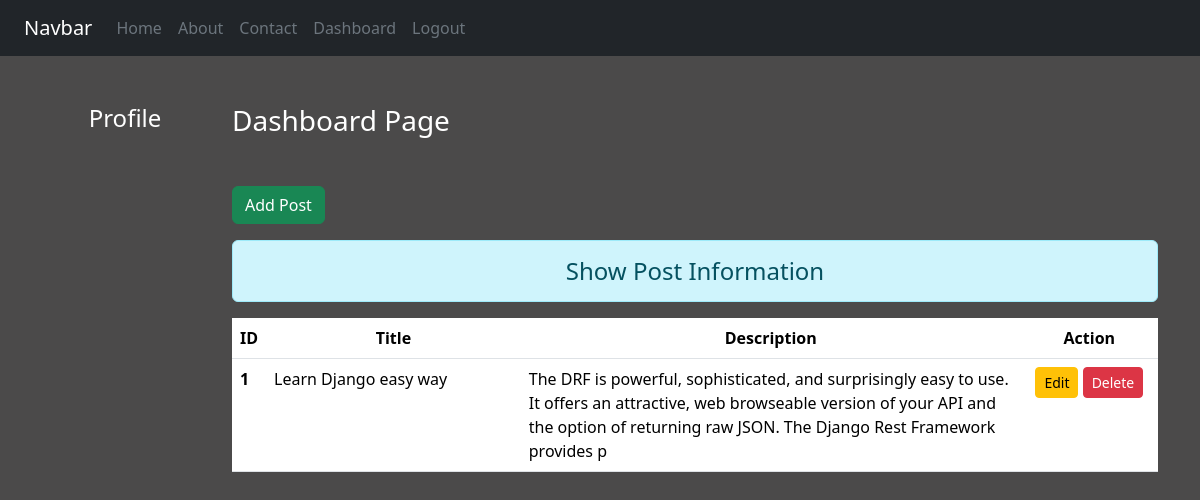
Before: /dashboard/ (signed in) with the older database file.
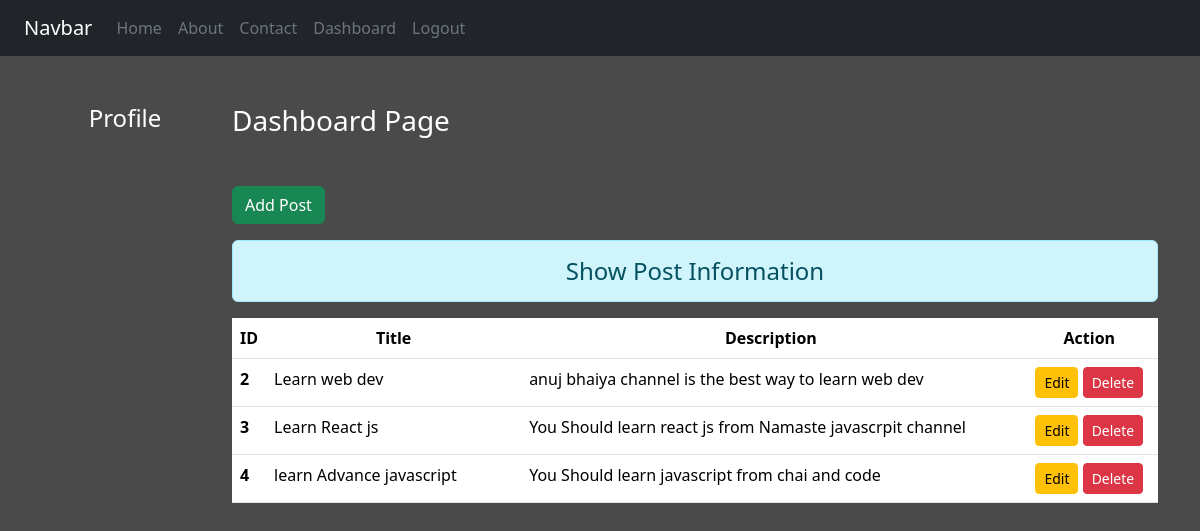
After: the same page with the newer database file.
### blog/models.py (models this page shows)
class Post(models.Model):
    title = models.CharField(max_length=50)
    desc = models.TextField(max_length=200)

### blog/views.py (the view)
# urls.py: path("dashboard/", views.dashboard, name="dashboard"),
def dashboard(request):
    if request.user.is_authenticated:
        posts = Post.objects.all()
        user = request.user
        full_name = user.get_full_name()
        gps = user.groups.all()
        return render(request, 'blog/dashboard.html' , {'posts':posts, 'full_name':full_name, 'gps':gps} )
    else:
        return HttpResponseRedirect('/login/')

### blog/templates/blog/dashboard.html (shortened to what this page needs)
{% extends 'blog/base.html' %} {% load static %}
{% block side %}
<div class="col-sm-2 text-white text-center ">
  <h4 class="my-5 " >Profile</h4>
</div>
{% endblock side  %}
{% block content %}
  <div class="col-sm-10">
    <h3 class="text-white my-5" >Dashboard Page</h3>
    <a href="{% url  'addpost' %}" class="btn btn-success" >Add Post</a>
    <h4 class="text-center alert alert-info mt-3" >Show Post Information</h4>
    {% if posts %}
      <table class="table table-hover bg-white" >
        <thead>
          <tr class="text-center" >
            <th scope="col" style="width:2%"  >ID</th>
            <th scope="col" style="width:28%"  >Title</th>
            <th scope="col" style="width:55%"  >Description</th>
            <th scope="col" style="width:15%"  >Action</th>
          </tr>
        </thead>
        <tbody>
          {% for post in posts %}
            <tr>
              <th scope="row" > {{post.id}}</th>
              <td> {{post.title}} </td>
              <td> {{post.desc}} </td>
              <td class="text-center" >
                <a href="{% url  'updatepost' post.id %}" class="btn btn-warning btn-sm" >Edit</a>
                {% if perms.blog.delete_post %}
                  <form action="{% url 'deletepost' post.id %}" method="post" class="d-inline" >
                    <input type="submit" value="Delete" class="btn btn-danger btn-sm" >
                  </form>
                {%  endif %}
              </td>
            </tr>
          {% endfor %}
        </tbody>
      </table>
    {% else %}
      <h4 class="text-center alert alert-warning" >No Record</h4>
    {% endif  %}
  </div>
{% endblock  %}

### blog/templates/blog/base.html (shortened to what this page needs)
{% load static %}
<!DOCTYPE html>
<html lang="en">
<head>
    <link rel="stylesheet" href="{% static  'blog/css/bootstrap.min.css' %}">
    <link rel="stylesheet" href="{% static  'blog/css/style.css' %}">
</head>
<body>
    <div  class="container-fluid bg-dark" >
        {% include "blog/navbar.html" %}
    </div>
    <div class="container">
        <div class="row">
            {% block side %}
            {% endblock side  %}
            {% block content %}
            {% endblock  %}
        </div>
    </div>
</body>
</html>

### blog/templates/blog/navbar.html (shortened to what this page needs)
<nav class="navbar navbar-expand-lg bg-body-dark">
  <div class="container-fluid">
    <a class="navbar-brand text-white" href="{% url  'home' %}">Navbar</a>
    <div class="collapse navbar-collapse" id="navbarNavAltMarkup">
      <div class="navbar-nav">
        <a
          class="nav-link active text-secondary"
          aria-current="page"
          href="{% url 'home' %}"
          >Home</a
        >
        <a class="nav-link text-secondary" href="{% url 'about' %}">About</a>
        <a class="nav-link text-secondary" href="{% url 'contact' %}"
          >Contact</a
        >
        {% if request.user.is_authenticated %}
          <a class="nav-link text-secondary" href="{% url 'dashboard' %}"
            >Dashboard</a>
          <a class="nav-link text-secondary" href="{% url 'logout' %}">Logout</a>
        {% else %}
        <a class="nav-link text-secondary" href="{% url 'signup' %}">Signup</a>
        <a class="nav-link text-secondary" href="{% url 'login' %}">Login</a>
        {% endif %}
      </div>
    </div>
  </div>
</nav>

### blog/static/blog/css/style.css (style rules this page uses)
body { background-color: rgb(75,74,74); color: antiquewhite; }

Changed rows visible on the page:
removed Post: id "1", title "Learn Django easy way", desc "The DRF is powerful, sophisticated, and surprisingly easy to use. It offers an attractive, web browseable version of your API and the option of returning raw JSON. The Django Rest Framework provides p"
added Post: id "2", title "Learn web dev", desc "anuj bhaiya channel is the best way to learn web dev"
added Post: id "3", title "Learn React js", desc "You Should learn react js from Namaste javascrpit channel"
added Post: id "4", title "learn Advance javascript", desc "You Should learn javascript from chai and code"
